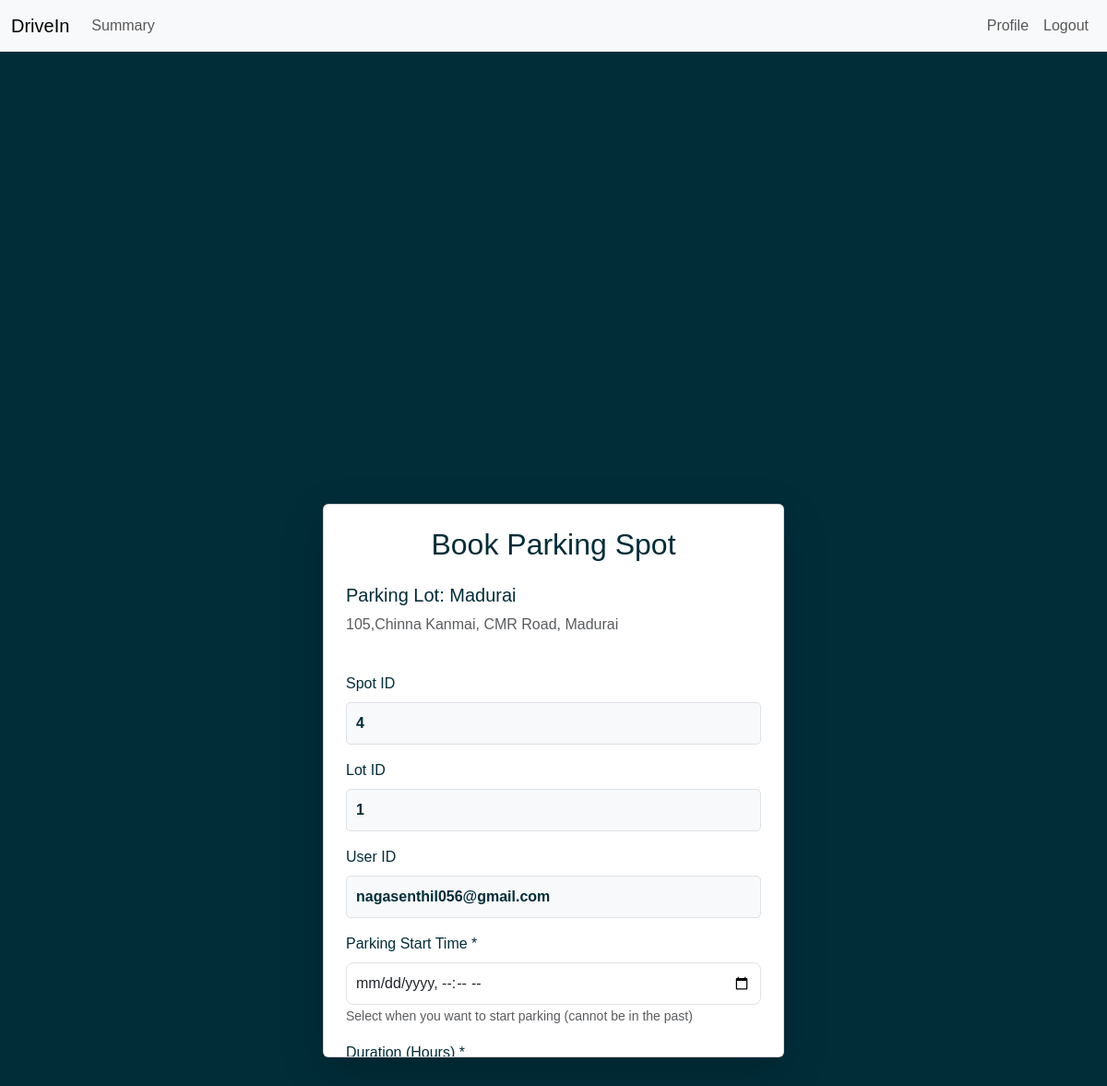
Page /book_parking/1 (signed in) on the committed database.
### models/models.py (models this page shows)
class ParkingLot(db.Model):
    __tablename__ = 'parking_lot'
    lot_id = db.Column(db.Integer, primary_key=True)
    location = db.Column(db.String(200), nullable=False)
    price = db.Column(db.Integer, nullable=False)
    address = db.Column(db.String(200), nullable=False)
    pincode = db.Column(db.String(6), nullable=False)
    capacity = db.Column(db.Integer, nullable=False)
    spots = db.relationship('ParkingSpot', backref='lot', lazy=True)

### controllers/routes.py (the view, shortened to what this page needs)
@app.route('/book_parking/<int:lot_id>', methods=['GET', 'POST'])
def book_parking(lot_id):
    if 'user' not in session:
        flash('Please login to continue!')
        return redirect(url_for('login'))
    lot = ParkingLot.query.get_or_404(lot_id)
    available_spot = ParkingSpot.query.filter_by(lot_id=lot_id, status='A').first()
    return render_template('book_parking.html', lot=lot, spot_id=available_spot.spot_id, now=datetime.now())

### templates/book_parking.html (shortened to what this page needs)
{% extends "base.html" %}
{% block content %}
<div class="d-flex justify-content-center align-items-center vh-100">
    <div class="book-parking card shadow-lg p-4" style="min-width: 400px; max-width: 500px; width: 100%;">
        <h2 class="mb-4 text-center" style="color: #012d39;">Book Parking Spot</h2>
        <div class="mb-4">
            <h5 style="color: #012d39;">Parking Lot: {{ lot.location }}</h5>
            <p class="text-muted">{{ lot.address }}</p>
        </div>
        <form method="POST" action="{{ url_for('book_parking', lot_id=lot.lot_id) }}">
            <div class="mb-3">
                <label class="form-label">Spot ID</label>
                <div class="info-field">{{ spot_id }}</div>
            </div>
            <div class="mb-3">
                <label class="form-label">Lot ID</label>
                <div class="info-field">{{ lot.lot_id }}</div>
            </div>
            <div class="mb-3">
                <label class="form-label">User ID</label>
                <div class="info-field">{{ session.user }}</div>
            </div>
            <div class="mb-3">
                <label for="parking_time" class="form-label">Parking Start Time *</label>
                <input type="datetime-local" class="form-control" id="parking_time" name="parking_time" required min="{{ now.strftime('%Y-%m-%dT%H:%M') }}">
                <small class="form-text text-muted">Select when you want to start parking (cannot be in the past)</small>
            </div>
            <div class="mb-3">
                <label for="duration" class="form-label">Duration (Hours) *</label>
            </div>
        </form>
    </div>
</div>
{% endblock %}

### templates/base.html (style rules this page uses)
body { background-color: #012d39; font-family: 'Arial', sans-serif; color: white; }
.form-control { border-radius: 8px; padding: 10px; font-size: 16px; }

### templates/book_parking.html (style rules this page uses)
.form-label { color: #012d39; }
.info-field { background-color: #f8f9fa; border: 1px solid #dee2e6; padding: 10px; border-radius: 5px; color: #012d39; font-weight: bold; }
.book-parking { width: 1000px; height: 600px; overflow: auto; }

### rows in the picture
ParkingLot: location "Madurai", address "105,Chinna Kanmai, CMR Road, Madurai", lot_id "1"

### other values in the picture
{{ spot_id }} "4"
{{ session.user }} "nagasenthil056@gmail.com"
